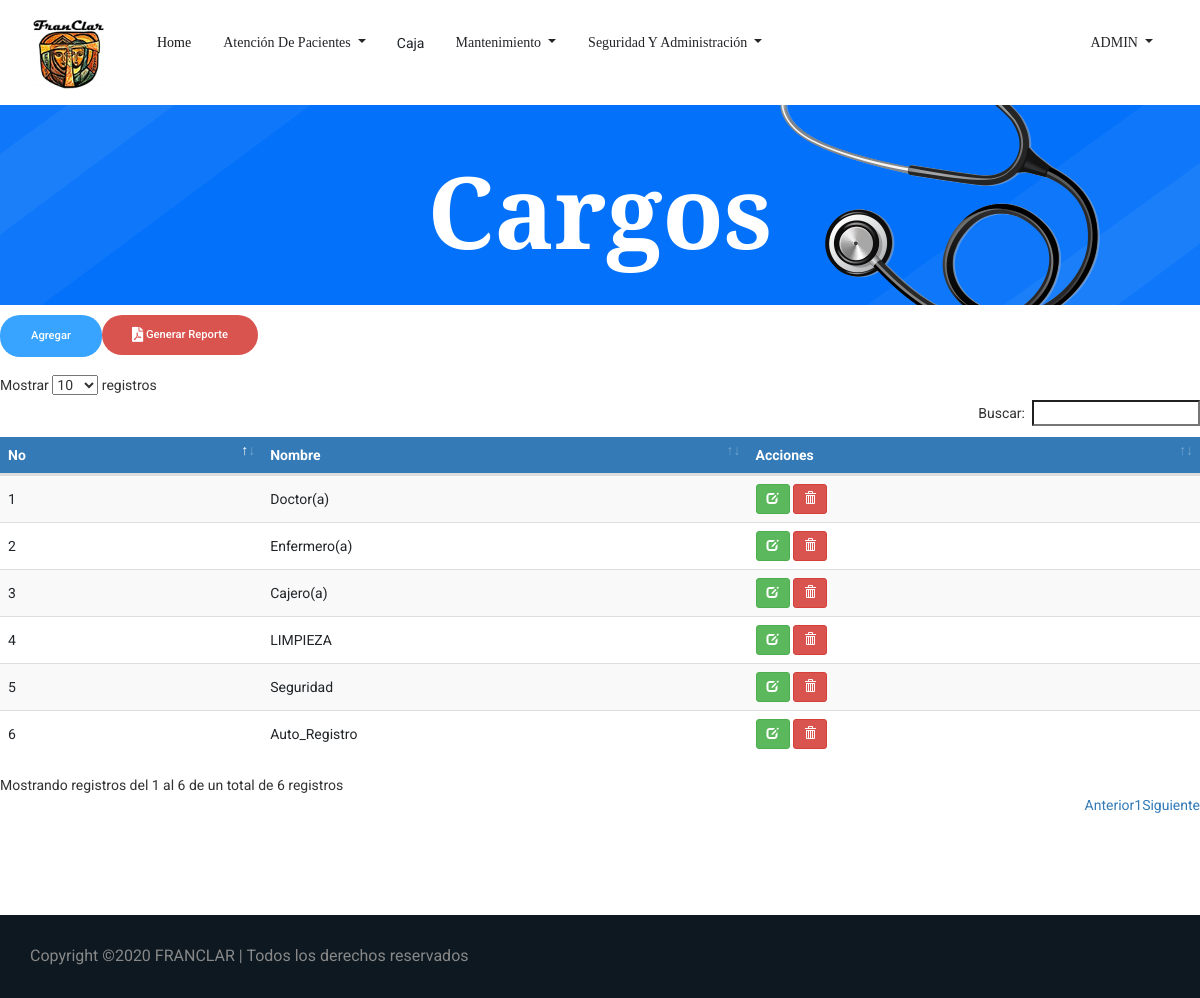
The page /Cargos.php (signed in) on the database its author committed.
### tables this page shows
CREATE TABLE `tbl_cargo` (
  `ID_Cargo` int(3) NOT NULL,
  `nomb_cargo` varchar(30) NOT NULL
);

### Cargos.php (the view, shortened to what this page needs)
<!doctype html>
<html lang="es">
<?php
include 'head.php'
?>
<body>
    <?php
    include 'header.php';
    ?>
    <section class="breadcrumb_part breadcrumb_bg">
        <div class="container">
            <div class="row">
                <div class="col-lg-12">
                    <div class="breadcrumb_iner">
                        <div class="breadcrumb_iner_item">
                            <h2>Cargos</h2>
                        </div>
                    </div>
                </div>
            </div>
        </div>
    </section>
	 <?php
	  $rolUsuario=$_SESSION['ID_Rol'];
	 $sql=("SELECT * FROM tbl_permisos WHERE id_objeto=10 AND id_rol=$rolUsuario");
		$query=mysqli_query($con,$sql);
		if(mysqli_num_rows($query)>0){
			$row = mysqli_fetch_assoc($query);
			$permiso= $row['permiso_insertar'];
			$permiso_eliminar= $row['permiso_eliminar'];
			$permiso_actualizar=$row['permiso_actualizar'];
		}if ($permiso==0){
		 echo '<div class="alert alert-danger alert-dismissable"><button type="button" class="close" data-dismiss="alert" aria-hidden="true">&times;</button>"usuario no tiene permisos para agregar nuevo"</div>';
		}else{?>
		<form class="form-inline my-2 my-lg-0 float-left">
			<a href="agregarcargo.php" class="genric-btn info circle">Agregar</a>
		</form>
		<form class="form-inline my-2 my-lg-0 float-left">
			<a class="genric-btn btn-danger circle" href="../FRANCLAR/Reportes-PDF/ReporteCargos.php">
			<i class="fas fa-file-pdf fa-lg"> </i> Generar Reporte</a>
	    </form>
	   <br>
		<br>
		<br>
		<?php } ?>
		<div class="table-responsive">
			<table id="datatableUsuarios" class="table table-striped table-hover">
			<thead>
				<tr>
                    <th>No</th>
					<th>Nombre</th>
					<th>Acciones</th>
				</tr>
				</thead>
                <tbody>
				<?php
				$sql = mysqli_query($con, "SELECT * FROM tbl_cargo");
				if(mysqli_num_rows($sql) == 0){
					echo '<tr><td colspan="8">No hay datos.</td></tr>';
				}else{
					while($row = mysqli_fetch_assoc($sql)){
						($permiso_eliminar==1)?$boton='<a href="cargos.php?aksi=delete&nik='.$row['ID_Cargo'].'" title="Eliminar" onclick="return confirm(\'¿Está seguro de borrar los datos del cargo '.$row['nomb_cargo'].'?\')" class="btn btn-danger btn-sm"><span class="glyphicon glyphicon-trash" aria-hidden="true"></span></a>':$boton='<a  title="Eliminar"  onClick="permiso()" class="btn btn-warning btn-sm"><span class="glyphicon glyphicon-trash" aria-hidden="true"></span></a>';
						($permiso_actualizar==1)?$boton2='<a href="EditarCargo.php?nik='.$row['ID_Cargo'].'" title="Editar datos" class="btn btn-success btn-sm"><span class="glyphicon glyphicon-edit" aria-hidden="true"></span></a>':$boton2='<a  title="Editar datos" onClick="permiso()" class="btn btn-warning btn-sm"><span class="glyphicon glyphicon-edit" aria-hidden="true"></span></a>';
						echo '
						<tr>
                            <td>'.$row['ID_Cargo'].'</td>
                            <td>'.$row['nomb_cargo'].'</td>
							<td>'.$boton2.' '.$boton.'</td>
						</tr>
						';
					}
				}
				?>
				 </tbody>
			</table>
		 </div>
		 <br><br><br><br><br>
    <?php
        include 'Copyright.php'
    ?>
</body>
</html>

### css/main.css (style rules this page uses)
table th { background-color: #337ab7 !important; color: white; }
table>tbody>tr>td { vertical-align: middle !important; }

### rows shown on the page
tbl_cargo: ID_Cargo "1", nomb_cargo "Doctor(a)"
tbl_cargo: ID_Cargo "2", nomb_cargo "Enfermero(a)"
tbl_cargo: ID_Cargo "3", nomb_cargo "Cajero(a)"
tbl_cargo: ID_Cargo "4", nomb_cargo "LIMPIEZA"
tbl_cargo: ID_Cargo "5", nomb_cargo "Seguridad"
tbl_cargo: ID_Cargo "6", nomb_cargo "Auto_Registro"

### other values the page prints
$usuario "ADMIN"
